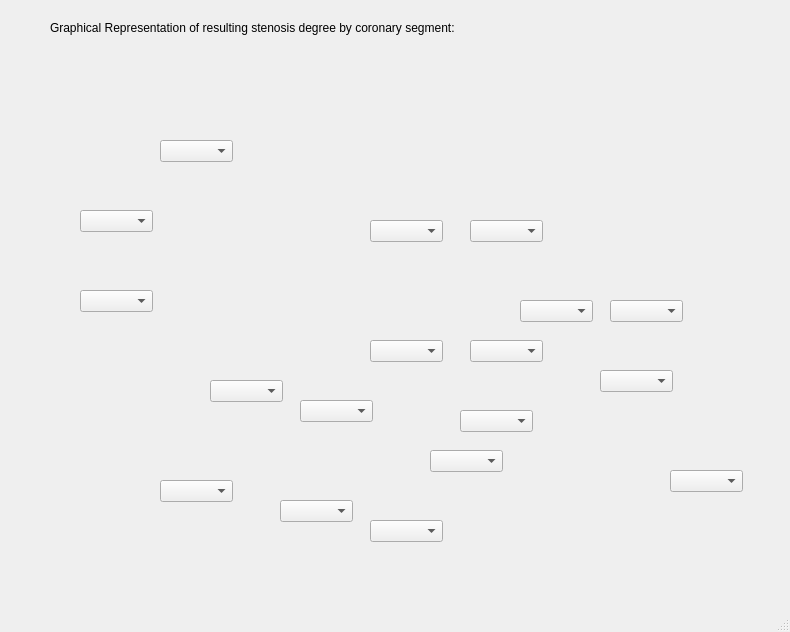
<?xml version="1.0" encoding="UTF-8"?>
<ui version="4.0">
 <class>Graphical_Results</class>
 <widget class="QMainWindow" name="Graphical_Results">
  <property name="geometry">
   <rect>
    <x>0</x>
    <y>0</y>
    <width>790</width>
    <height>632</height>
   </rect>
  </property>
  <property name="windowTitle">
   <string>MainWindow</string>
  </property>
  <widget class="QWidget" name="centralwidget">
   <widget class="QLabel" name="label">
    <property name="geometry">
     <rect>
      <x>50</x>
      <y>60</y>
      <width>691</width>
      <height>521</height>
     </rect>
    </property>
    <property name="text">
     <string/>
    </property>
    <property name="pixmap">
     <pixmap>coronary_segments2.png</pixmap>
    </property>
   </widget>
   <widget class="QLabel" name="label_2">
    <property name="geometry">
     <rect>
      <x>50</x>
      <y>20</y>
      <width>451</width>
      <height>16</height>
     </rect>
    </property>
    <property name="text">
     <string>Graphical Representation of resulting stenosis degree by coronary segment:</string>
    </property>
   </widget>
   <widget class="QComboBox" name="v2">
    <property name="geometry">
     <rect>
      <x>80</x>
      <y>210</y>
      <width>73</width>
      <height>22</height>
     </rect>
    </property>
    <item>
     <property name="text">
      <string/>
     </property>
    </item>
    <item>
     <property name="text">
      <string>0%</string>
     </property>
    </item>
    <item>
     <property name="text">
      <string>&lt;25%</string>
     </property>
    </item>
    <item>
     <property name="text">
      <string>&lt;50%</string>
     </property>
    </item>
    <item>
     <property name="text">
      <string>&lt;70%</string>
     </property>
    </item>
    <item>
     <property name="text">
      <string>&lt;99%</string>
     </property>
    </item>
    <item>
     <property name="text">
      <string>100%</string>
     </property>
    </item>
    <item>
     <property name="text">
      <string/>
     </property>
    </item>
   </widget>
   <widget class="QComboBox" name="v1">
    <property name="geometry">
     <rect>
      <x>160</x>
      <y>140</y>
      <width>73</width>
      <height>22</height>
     </rect>
    </property>
    <item>
     <property name="text">
      <string/>
     </property>
    </item>
    <item>
     <property name="text">
      <string>0%</string>
     </property>
    </item>
    <item>
     <property name="text">
      <string>&lt;25%</string>
     </property>
    </item>
    <item>
     <property name="text">
      <string>&lt;50%</string>
     </property>
    </item>
    <item>
     <property name="text">
      <string>&lt;70%</string>
     </property>
    </item>
    <item>
     <property name="text">
      <string>&lt;99%</string>
     </property>
    </item>
    <item>
     <property name="text">
      <string>100%</string>
     </property>
    </item>
    <item>
     <property name="text">
      <string/>
     </property>
    </item>
   </widget>
   <widget class="QComboBox" name="v3">
    <property name="geometry">
     <rect>
      <x>80</x>
      <y>290</y>
      <width>73</width>
      <height>22</height>
     </rect>
    </property>
    <item>
     <property name="text">
      <string/>
     </property>
    </item>
    <item>
     <property name="text">
      <string>0%</string>
     </property>
    </item>
    <item>
     <property name="text">
      <string>&lt;25%</string>
     </property>
    </item>
    <item>
     <property name="text">
      <string>&lt;50%</string>
     </property>
    </item>
    <item>
     <property name="text">
      <string>&lt;70%</string>
     </property>
    </item>
    <item>
     <property name="text">
      <string>&lt;99%</string>
     </property>
    </item>
    <item>
     <property name="text">
      <string>100%</string>
     </property>
    </item>
    <item>
     <property name="text">
      <string/>
     </property>
    </item>
   </widget>
   <widget class="QComboBox" name="v4">
    <property name="geometry">
     <rect>
      <x>210</x>
      <y>380</y>
      <width>73</width>
      <height>22</height>
     </rect>
    </property>
    <item>
     <property name="text">
      <string/>
     </property>
    </item>
    <item>
     <property name="text">
      <string>0%</string>
     </property>
    </item>
    <item>
     <property name="text">
      <string>&lt;25%</string>
     </property>
    </item>
    <item>
     <property name="text">
      <string>&lt;50%</string>
     </property>
    </item>
    <item>
     <property name="text">
      <string>&lt;70%</string>
     </property>
    </item>
    <item>
     <property name="text">
      <string>&lt;99%</string>
     </property>
    </item>
    <item>
     <property name="text">
      <string>100%</string>
     </property>
    </item>
    <item>
     <property name="text">
      <string/>
     </property>
    </item>
   </widget>
   <widget class="QComboBox" name="v16">
    <property name="geometry">
     <rect>
      <x>160</x>
      <y>480</y>
      <width>73</width>
      <height>22</height>
     </rect>
    </property>
    <item>
     <property name="text">
      <string/>
     </property>
    </item>
    <item>
     <property name="text">
      <string>0%</string>
     </property>
    </item>
    <item>
     <property name="text">
      <string>&lt;25%</string>
     </property>
    </item>
    <item>
     <property name="text">
      <string>&lt;50%</string>
     </property>
    </item>
    <item>
     <property name="text">
      <string>&lt;70%</string>
     </property>
    </item>
    <item>
     <property name="text">
      <string>&lt;99%</string>
     </property>
    </item>
    <item>
     <property name="text">
      <string>100%</string>
     </property>
    </item>
    <item>
     <property name="text">
      <string/>
     </property>
    </item>
   </widget>
   <widget class="QComboBox" name="v5">
    <property name="geometry">
     <rect>
      <x>370</x>
      <y>220</y>
      <width>73</width>
      <height>22</height>
     </rect>
    </property>
    <item>
     <property name="text">
      <string/>
     </property>
    </item>
    <item>
     <property name="text">
      <string>0%</string>
     </property>
    </item>
    <item>
     <property name="text">
      <string>&lt;25%</string>
     </property>
    </item>
    <item>
     <property name="text">
      <string>&lt;50%</string>
     </property>
    </item>
    <item>
     <property name="text">
      <string>&lt;70%</string>
     </property>
    </item>
    <item>
     <property name="text">
      <string>&lt;99%</string>
     </property>
    </item>
    <item>
     <property name="text">
      <string>100%</string>
     </property>
    </item>
    <item>
     <property name="text">
      <string/>
     </property>
    </item>
   </widget>
   <widget class="QComboBox" name="v6">
    <property name="geometry">
     <rect>
      <x>470</x>
      <y>220</y>
      <width>73</width>
      <height>22</height>
     </rect>
    </property>
    <item>
     <property name="text">
      <string/>
     </property>
    </item>
    <item>
     <property name="text">
      <string>0%</string>
     </property>
    </item>
    <item>
     <property name="text">
      <string>&lt;25%</string>
     </property>
    </item>
    <item>
     <property name="text">
      <string>&lt;50%</string>
     </property>
    </item>
    <item>
     <property name="text">
      <string>&lt;70%</string>
     </property>
    </item>
    <item>
     <property name="text">
      <string>&lt;99%</string>
     </property>
    </item>
    <item>
     <property name="text">
      <string>100%</string>
     </property>
    </item>
    <item>
     <property name="text">
      <string/>
     </property>
    </item>
   </widget>
   <widget class="QComboBox" name="v7">
    <property name="geometry">
     <rect>
      <x>610</x>
      <y>300</y>
      <width>73</width>
      <height>22</height>
     </rect>
    </property>
    <item>
     <property name="text">
      <string/>
     </property>
    </item>
    <item>
     <property name="text">
      <string>0%</string>
     </property>
    </item>
    <item>
     <property name="text">
      <string>&lt;25%</string>
     </property>
    </item>
    <item>
     <property name="text">
      <string>&lt;50%</string>
     </property>
    </item>
    <item>
     <property name="text">
      <string>&lt;70%</string>
     </property>
    </item>
    <item>
     <property name="text">
      <string>&lt;99%</string>
     </property>
    </item>
    <item>
     <property name="text">
      <string>100%</string>
     </property>
    </item>
    <item>
     <property name="text">
      <string/>
     </property>
    </item>
   </widget>
   <widget class="QComboBox" name="v8">
    <property name="geometry">
     <rect>
      <x>670</x>
      <y>470</y>
      <width>73</width>
      <height>22</height>
     </rect>
    </property>
    <item>
     <property name="text">
      <string/>
     </property>
    </item>
    <item>
     <property name="text">
      <string>0%</string>
     </property>
    </item>
    <item>
     <property name="text">
      <string>&lt;25%</string>
     </property>
    </item>
    <item>
     <property name="text">
      <string>&lt;50%</string>
     </property>
    </item>
    <item>
     <property name="text">
      <string>&lt;70%</string>
     </property>
    </item>
    <item>
     <property name="text">
      <string>&lt;99%</string>
     </property>
    </item>
    <item>
     <property name="text">
      <string>100%</string>
     </property>
    </item>
    <item>
     <property name="text">
      <string/>
     </property>
    </item>
   </widget>
   <widget class="QComboBox" name="v9">
    <property name="geometry">
     <rect>
      <x>520</x>
      <y>300</y>
      <width>73</width>
      <height>22</height>
     </rect>
    </property>
    <item>
     <property name="text">
      <string/>
     </property>
    </item>
    <item>
     <property name="text">
      <string>0%</string>
     </property>
    </item>
    <item>
     <property name="text">
      <string>&lt;25%</string>
     </property>
    </item>
    <item>
     <property name="text">
      <string>&lt;50%</string>
     </property>
    </item>
    <item>
     <property name="text">
      <string>&lt;70%</string>
     </property>
    </item>
    <item>
     <property name="text">
      <string>&lt;99%</string>
     </property>
    </item>
    <item>
     <property name="text">
      <string>100%</string>
     </property>
    </item>
    <item>
     <property name="text">
      <string/>
     </property>
    </item>
   </widget>
   <widget class="QComboBox" name="v10">
    <property name="geometry">
     <rect>
      <x>600</x>
      <y>370</y>
      <width>73</width>
      <height>22</height>
     </rect>
    </property>
    <item>
     <property name="text">
      <string/>
     </property>
    </item>
    <item>
     <property name="text">
      <string>0%</string>
     </property>
    </item>
    <item>
     <property name="text">
      <string>&lt;25%</string>
     </property>
    </item>
    <item>
     <property name="text">
      <string>&lt;50%</string>
     </property>
    </item>
    <item>
     <property name="text">
      <string>&lt;70%</string>
     </property>
    </item>
    <item>
     <property name="text">
      <string>&lt;99%</string>
     </property>
    </item>
    <item>
     <property name="text">
      <string>100%</string>
     </property>
    </item>
    <item>
     <property name="text">
      <string/>
     </property>
    </item>
   </widget>
   <widget class="QComboBox" name="v11">
    <property name="geometry">
     <rect>
      <x>370</x>
      <y>340</y>
      <width>73</width>
      <height>22</height>
     </rect>
    </property>
    <item>
     <property name="text">
      <string/>
     </property>
    </item>
    <item>
     <property name="text">
      <string>0%</string>
     </property>
    </item>
    <item>
     <property name="text">
      <string>&lt;25%</string>
     </property>
    </item>
    <item>
     <property name="text">
      <string>&lt;50%</string>
     </property>
    </item>
    <item>
     <property name="text">
      <string>&lt;70%</string>
     </property>
    </item>
    <item>
     <property name="text">
      <string>&lt;99%</string>
     </property>
    </item>
    <item>
     <property name="text">
      <string>100%</string>
     </property>
    </item>
    <item>
     <property name="text">
      <string/>
     </property>
    </item>
   </widget>
   <widget class="QComboBox" name="v12">
    <property name="geometry">
     <rect>
      <x>460</x>
      <y>410</y>
      <width>73</width>
      <height>22</height>
     </rect>
    </property>
    <item>
     <property name="text">
      <string/>
     </property>
    </item>
    <item>
     <property name="text">
      <string>0%</string>
     </property>
    </item>
    <item>
     <property name="text">
      <string>&lt;25%</string>
     </property>
    </item>
    <item>
     <property name="text">
      <string>&lt;50%</string>
     </property>
    </item>
    <item>
     <property name="text">
      <string>&lt;70%</string>
     </property>
    </item>
    <item>
     <property name="text">
      <string>&lt;99%</string>
     </property>
    </item>
    <item>
     <property name="text">
      <string>100%</string>
     </property>
    </item>
    <item>
     <property name="text">
      <string/>
     </property>
    </item>
   </widget>
   <widget class="QComboBox" name="v13">
    <property name="geometry">
     <rect>
      <x>300</x>
      <y>400</y>
      <width>73</width>
      <height>22</height>
     </rect>
    </property>
    <item>
     <property name="text">
      <string/>
     </property>
    </item>
    <item>
     <property name="text">
      <string>0%</string>
     </property>
    </item>
    <item>
     <property name="text">
      <string>&lt;25%</string>
     </property>
    </item>
    <item>
     <property name="text">
      <string>&lt;50%</string>
     </property>
    </item>
    <item>
     <property name="text">
      <string>&lt;70%</string>
     </property>
    </item>
    <item>
     <property name="text">
      <string>&lt;99%</string>
     </property>
    </item>
    <item>
     <property name="text">
      <string>100%</string>
     </property>
    </item>
    <item>
     <property name="text">
      <string/>
     </property>
    </item>
   </widget>
   <widget class="QComboBox" name="v14">
    <property name="geometry">
     <rect>
      <x>430</x>
      <y>450</y>
      <width>73</width>
      <height>22</height>
     </rect>
    </property>
    <item>
     <property name="text">
      <string/>
     </property>
    </item>
    <item>
     <property name="text">
      <string>0%</string>
     </property>
    </item>
    <item>
     <property name="text">
      <string>&lt;25%</string>
     </property>
    </item>
    <item>
     <property name="text">
      <string>&lt;50%</string>
     </property>
    </item>
    <item>
     <property name="text">
      <string>&lt;70%</string>
     </property>
    </item>
    <item>
     <property name="text">
      <string>&lt;99%</string>
     </property>
    </item>
    <item>
     <property name="text">
      <string>100%</string>
     </property>
    </item>
    <item>
     <property name="text">
      <string/>
     </property>
    </item>
   </widget>
   <widget class="QComboBox" name="v15">
    <property name="geometry">
     <rect>
      <x>370</x>
      <y>520</y>
      <width>73</width>
      <height>22</height>
     </rect>
    </property>
    <item>
     <property name="text">
      <string/>
     </property>
    </item>
    <item>
     <property name="text">
      <string>0%</string>
     </property>
    </item>
    <item>
     <property name="text">
      <string>&lt;25%</string>
     </property>
    </item>
    <item>
     <property name="text">
      <string>&lt;50%</string>
     </property>
    </item>
    <item>
     <property name="text">
      <string>&lt;70%</string>
     </property>
    </item>
    <item>
     <property name="text">
      <string>&lt;99%</string>
     </property>
    </item>
    <item>
     <property name="text">
      <string>100%</string>
     </property>
    </item>
    <item>
     <property name="text">
      <string/>
     </property>
    </item>
   </widget>
   <widget class="QComboBox" name="v17">
    <property name="geometry">
     <rect>
      <x>470</x>
      <y>340</y>
      <width>73</width>
      <height>22</height>
     </rect>
    </property>
    <item>
     <property name="text">
      <string/>
     </property>
    </item>
    <item>
     <property name="text">
      <string>0%</string>
     </property>
    </item>
    <item>
     <property name="text">
      <string>&lt;25%</string>
     </property>
    </item>
    <item>
     <property name="text">
      <string>&lt;50%</string>
     </property>
    </item>
    <item>
     <property name="text">
      <string>&lt;70%</string>
     </property>
    </item>
    <item>
     <property name="text">
      <string>&lt;99%</string>
     </property>
    </item>
    <item>
     <property name="text">
      <string>100%</string>
     </property>
    </item>
    <item>
     <property name="text">
      <string/>
     </property>
    </item>
   </widget>
   <widget class="QComboBox" name="v18">
    <property name="geometry">
     <rect>
      <x>280</x>
      <y>500</y>
      <width>73</width>
      <height>22</height>
     </rect>
    </property>
    <item>
     <property name="text">
      <string/>
     </property>
    </item>
    <item>
     <property name="text">
      <string>0%</string>
     </property>
    </item>
    <item>
     <property name="text">
      <string>&lt;25%</string>
     </property>
    </item>
    <item>
     <property name="text">
      <string>&lt;50%</string>
     </property>
    </item>
    <item>
     <property name="text">
      <string>&lt;70%</string>
     </property>
    </item>
    <item>
     <property name="text">
      <string>&lt;99%</string>
     </property>
    </item>
    <item>
     <property name="text">
      <string>100%</string>
     </property>
    </item>
    <item>
     <property name="text">
      <string/>
     </property>
    </item>
   </widget>
  </widget>
  <widget class="QStatusBar" name="statusbar"/>
 </widget>
 <resources/>
 <connections/>
</ui>
